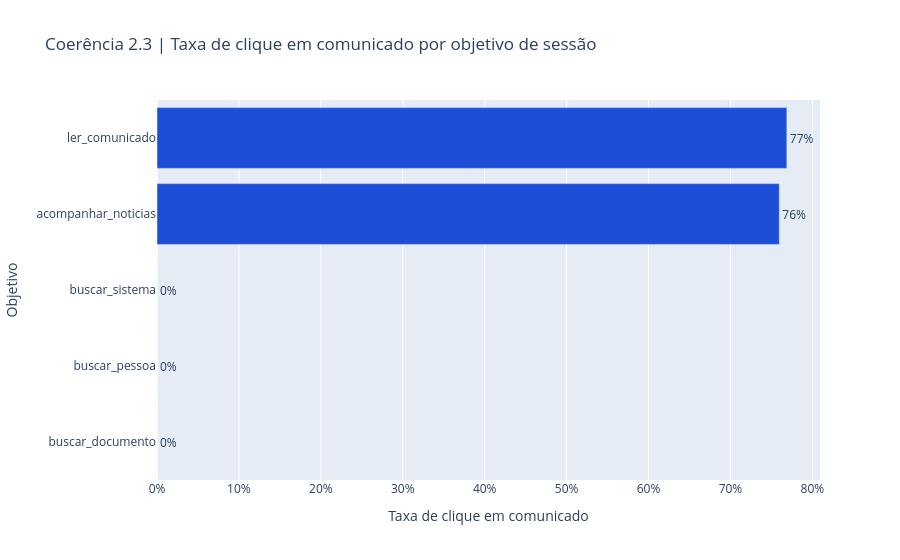

The cell this chart's notebook holds for it:
### Markdown cell above
**Hipótese do E02:** apenas sessões com objetivo `ler_comunicado` ou `acompanhar_noticias` têm alta taxa de clique. Outros objetivos deveriam ter taxa próxima de zero.

**Critério (quantitativo):** a taxa de clique em `ler_comunicado` deve ser pelo menos 3× maior do que a taxa dos demais objetivos combinados. Sem essa separação, `objetivo_sessao` não serve para segmentar engajamento.

### Code cell
taxa_por_objetivo = (
    df.groupby('objetivo_sessao')['clicou_comunicado']
    .mean()
    .reset_index()
    .rename(columns={'clicou_comunicado': 'taxa_clique_comunicado'})
    .sort_values('taxa_clique_comunicado', ascending=True)
)

fig = px.bar(
    taxa_por_objetivo,
    x='taxa_clique_comunicado',
    y='objetivo_sessao',
    orientation='h',
    title='Coerência 2.3 | Taxa de clique em comunicado por objetivo de sessão',
    labels={
        'taxa_clique_comunicado': 'Taxa de clique em comunicado',
        'objetivo_sessao': 'Objetivo',
    },
    text=taxa_por_objetivo['taxa_clique_comunicado'].apply(lambda x: f'{x:.0%}'),
)
fig.update_traces(marker_color='#1d4ed8', textposition='outside')
fig.update_xaxes(tickformat='.0%')
fig

### Figure 1 — Plotly figure (JSON) as saved in the notebook; plotly's stock layout.template omitted (floating-point values rounded to 4 significant figures)
{"data": [{"hovertemplate": "Taxa de clique em comunicado=%{x}<br>Objetivo=%{y}<br>text=%{text}<extra></extra>", "legendgroup": "", "marker": {"color": "#1d4ed8", "pattern": {"shape": ""}}, "name": "", "orientation": "h", "showlegend": false, "text": ["0%", "0%", "0%", "76%", "77%"], "textposition": "outside", "type": "bar", "x": [0.0, 0.0, 0.0, 0.7597, 0.7689], "xaxis": "x", "y": ["buscar_documento", "buscar_pessoa", "buscar_sistema", "acompanhar_noticias", "ler_comunicado"], "yaxis": "y"}], "layout": {"barmode": "relative", "legend": {"tracegroupgap": 0}, "title": {"text": "Coerência 2.3 | Taxa de clique em comunicado por objetivo de sessão"}, "xaxis": {"anchor": "y", "domain": [0.0, 1.0], "tickformat": ".0%", "title": {"text": "Taxa de clique em comunicado"}}, "yaxis": {"anchor": "x", "domain": [0.0, 1.0], "title": {"text": "Objetivo"}}}}
